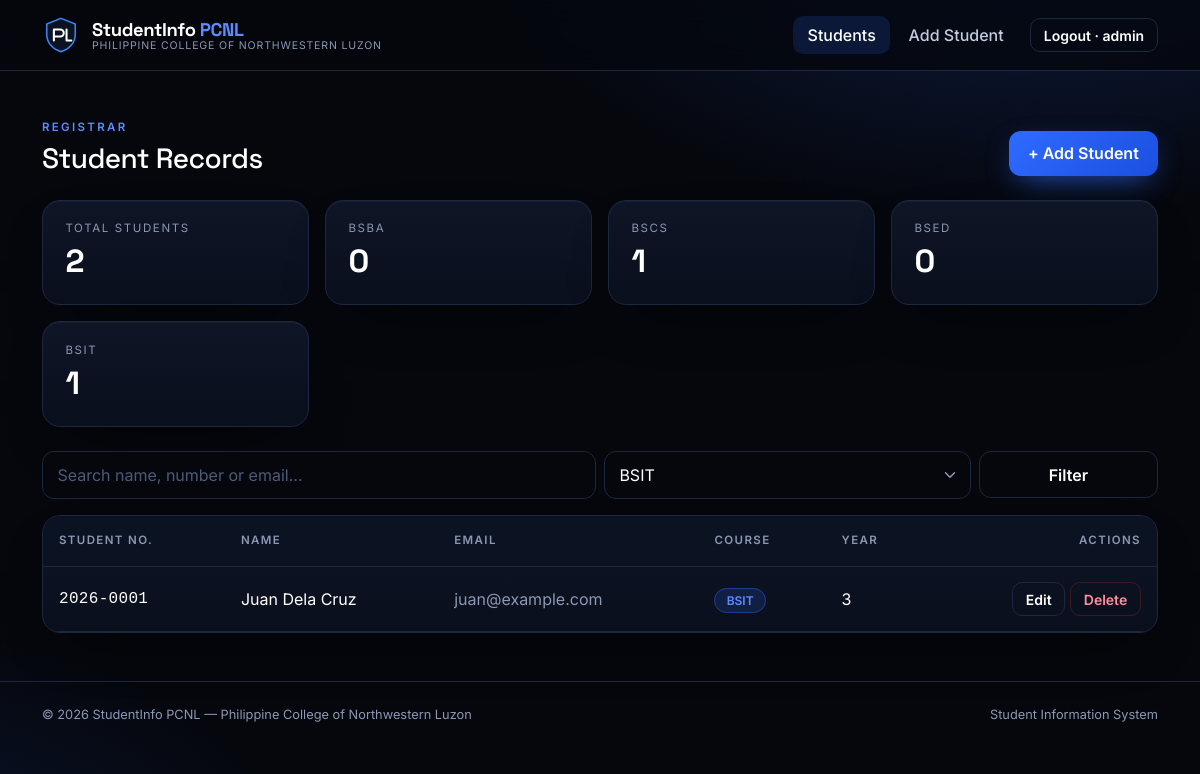
Page /students.php?course=1 (signed in) on the committed database.
### tables this page shows
CREATE TABLE students (
    id INT AUTO_INCREMENT PRIMARY KEY,
    user_id INT NOT NULL UNIQUE,
    student_no VARCHAR(9) NOT NULL UNIQUE,
    full_name VARCHAR(100) NOT NULL,
    email VARCHAR(100) NOT NULL UNIQUE,
    course_id INT NOT NULL,
    year_level TINYINT NOT NULL,
    address VARCHAR(200) NULL,
    FOREIGN KEY (user_id) REFERENCES users(id) ON DELETE CASCADE,
    FOREIGN KEY (course_id) REFERENCES courses(id)
);

CREATE TABLE courses (
    id INT AUTO_INCREMENT PRIMARY KEY,
    code VARCHAR(10) NOT NULL UNIQUE,
    name VARCHAR(100) NOT NULL
);

### config.php (called while the page is built, shortened)
<?php
function e($text): string
{
    return htmlspecialchars((string) $text, ENT_QUOTES, 'UTF-8');
}
function get_courses(PDO $db): array
{
    return $db->query('SELECT * FROM courses ORDER BY code')->fetchAll();
}

### students.php (the view, shortened to what this page needs)
<?php
require 'config.php';
$course  = (int) ($_GET['course'] ?? 0);
$courses = get_courses($db);
$sql = 'SELECT s.*, c.code FROM students s JOIN courses c ON s.course_id = c.id';
$params = [];
if ($course > 0) { $sql .= ' WHERE s.course_id = ?'; $params[] = $course; }
$stmt = $db->prepare($sql . ' ORDER BY s.student_no');
$stmt->execute($params);
$students = $stmt->fetchAll();
$total = (int) $db->query('SELECT COUNT(*) FROM students')->fetchColumn();
$perCourse = $db->query('SELECT c.code, COUNT(s.id) n FROM courses c LEFT JOIN students s ON s.course_id = c.id GROUP BY c.id ORDER BY c.code')->fetchAll();
include 'header.php';
?>
<div class="d-flex flex-wrap justify-content-between align-items-end gap-3 mb-4">
    <div>
        <p class="eyebrow">Registrar</p>
        <h1 class="h3 mb-0">Student Records</h1>
    </div>
    <a href="student_form.php" class="btn btn-pcnl">+ Add Student</a>
</div>
<div class="row g-3 mb-4">
    <div class="col-6 col-lg-3"><div class="pcnl-card stat"><span>Total students</span><strong><?= $total ?></strong></div></div>
    <?php foreach ($perCourse as $pc): ?>
        <div class="col-6 col-lg-3"><div class="pcnl-card stat"><span><?= e($pc['code']) ?></span><strong><?= (int) $pc['n'] ?></strong></div></div>
    <?php endforeach; ?>
</div>
<form method="get" class="row g-2 mb-3">
    <div class="col-12 col-md-6"><input type="search" id="searchBox" class="form-control" placeholder="Search name, number or email…"></div>
    <div class="col-8 col-md-4">
        <select name="course" class="form-select">
            <?php foreach ($courses as $c): ?>
                <option value="<?= (int) $c['id'] ?>" <?= $course == $c['id'] ? 'selected' : '' ?>><?= e($c['code']) ?></option>
            <?php endforeach; ?>
        </select>
    </div>
    <div class="col-4 col-md-2"><button class="btn btn-pcnl-outline w-100">Filter</button></div>
</form>
<div class="pcnl-card p-0 overflow-hidden">
<div class="table-responsive">
<table class="table pcnl-table mb-0" id="studentTable">
    <thead><tr><th>Student No.</th><th>Name</th><th>Email</th><th>Course</th><th>Year</th><th class="text-end">Actions</th></tr></thead>
    <tbody>
    <?php foreach ($students as $s): ?>
        <tr>
            <td class="mono"><?= e($s['student_no']) ?></td>
            <td><?= e($s['full_name']) ?></td>
            <td class="text-muted"><?= e($s['email']) ?></td>
            <td><span class="badge-pcnl"><?= e($s['code']) ?></span></td>
            <td><?= (int) $s['year_level'] ?></td>
            <td class="text-end text-nowrap">
                <a href="student_form.php?id=<?= (int) $s['id'] ?>" class="btn btn-sm btn-pcnl-outline">Edit</a>
                <form method="post" action="student_delete.php" class="d-inline" data-confirm="Delete this student and their account?">
                    <button class="btn btn-sm btn-pcnl-danger">Delete</button>
                </form>
            </td>
        </tr>
    <?php endforeach; ?>
    </tbody>
</table>
</div>
</div>
<?php include 'footer.php'; ?>

### style.css (style rules this page uses)
:root { --black: #05070d; --ink: #0a0f1c; --panel: #0e1526; --line: #1c2740; --blue: #2f6bff; --blue-soft: #5b8cff; --white: #ffffff; --muted: #8b97b3; --radius: 18px; }
html, body { min-height: 100%; }
body { font-family: 'Inter', system-ui, sans-serif; color: var(--white); background: radial-gradient(900px 500px at 85% -10%, rgba(47,107,255,.22), transparent 60%), radial-gradient(700px 420px at -10% 110%, rgba(47,107,255,.14), transparent 60%), var(--black); background-attachment: fixed; display: flex; flex-direction: column; }
h1, h2, h3, h4, .h3, .h4, .pcnl-brand strong { font-family: 'Space Grotesk', 'Inter', sans-serif; letter-spacing: -.02em; }
a { color: var(--blue-soft); text-decoration: none; }
.text-muted, .form-text { color: var(--muted) !important; }
.mono { font-family: ui-monospace, 'SFMono-Regular', monospace; letter-spacing: .02em; }
.pcnl-card { background: linear-gradient(180deg, var(--panel), var(--ink)); border: 1px solid var(--line); border-radius: var(--radius); padding: 2rem; box-shadow: 0 24px 60px -30px rgba(0,0,0,.9), inset 0 1px 0 rgba(255,255,255,.04); }
.eyebrow { color: var(--blue-soft); font-size: .72rem; font-weight: 600; letter-spacing: .2em; text-transform: uppercase; margin-bottom: .35rem; }
.form-control, .form-select { background-color: var(--black); color: var(--white); border: 1px solid var(--line); border-radius: 12px; padding: .7rem .9rem; }
.form-control::placeholder { color: #4d5a78; }
.form-select option { background: var(--ink); }
.btn { border-radius: 12px; font-weight: 600; padding: .65rem 1.2rem; transition: all .2s ease; }
.btn-sm { padding: .35rem .8rem; border-radius: 10px; }
.btn-pcnl { color: var(--white); background: linear-gradient(135deg, var(--blue), #1b4fe0); border: 0; box-shadow: 0 10px 30px -10px rgba(47,107,255,.8); }
.btn-pcnl-outline { color: var(--white); background: transparent; border: 1px solid var(--line); }
.btn-pcnl-danger { color: #ff8e9b; background: transparent; border: 1px solid #3a1a26; }
.pcnl-table { --bs-table-bg: transparent; --bs-table-color: var(--white); --bs-table-hover-bg: rgba(47,107,255,.08); --bs-table-hover-color: var(--white); color: var(--white); }
.pcnl-table thead th { background: #0b1222; color: var(--muted); font-size: .72rem; font-weight: 600; letter-spacing: .12em; text-transform: uppercase; border-bottom: 1px solid var(--line); padding: 1rem; }
.pcnl-table td { padding: .95rem 1rem; border-color: var(--line); vertical-align: middle; }
.badge-pcnl { background: rgba(47,107,255,.16); color: var(--blue-soft); border: 1px solid rgba(47,107,255,.4); border-radius: 999px; padding: .25rem .7rem; font-size: .75rem; font-weight: 600; }
.stat { padding: 1.2rem 1.4rem; }
.stat span { display: block; color: var(--muted); font-size: .72rem; letter-spacing: .14em; text-transform: uppercase; }
.stat strong { font-family: 'Space Grotesk', sans-serif; font-size: 2rem; }

### rows in the picture
students: student_no "2026-0001", full_name "Juan Dela Cruz", email "juan@example.com", course.code "BSIT", year_level "3"

### other values in the picture
APP_SCHOOL "PHILIPPINE COLLEGE OF NORTHWESTERN LUZON"
$_SESSION['username'] "admin"
$total "2"
$pc['code'] "BSBA"
$pc['n'] "0"
$pc['code'] "BSCS"
$pc['n'] "1"
$pc['code'] "BSED"
$pc['code'] "BSIT"
APP_NAME "StudentInfo PCNL"
APP_SCHOOL "Philippine College of Northwestern Luzon"
form field course "BSIT"
